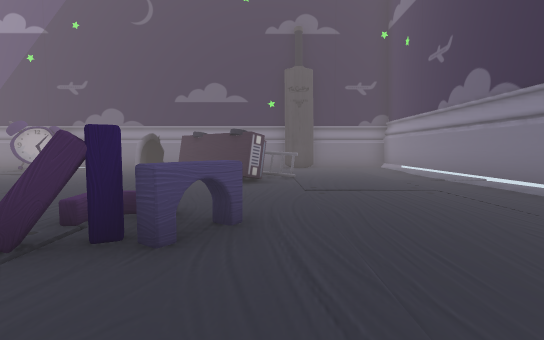
View 1 (above)

17 first-person views from a walk through a 3-D level made in the Unity game engine. The camera is 1.4 m above the floor, tilts 4° down and sees 85° across. The floor is counted in squares, 2 m on a side. Each view is taken from the middle of a square. On the plan, view 1 faces up. The plan holds only what a view shows up to about 10 squares ahead; the rest is blank. The player character is not drawn. Some animated figures are left out.

View 2
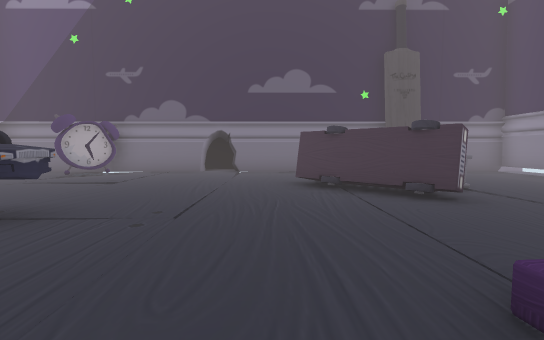

View 3
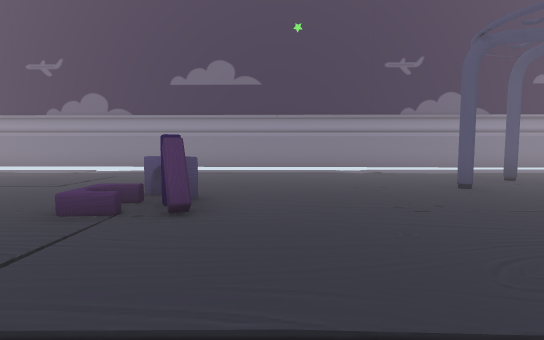

View 4
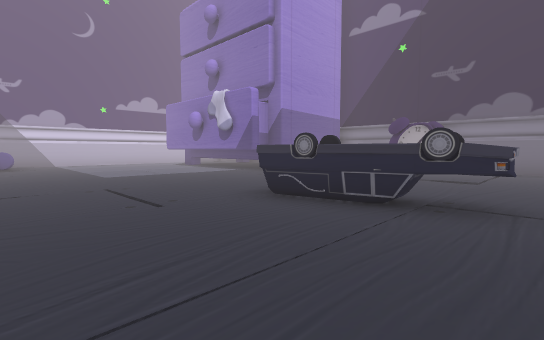

View 5
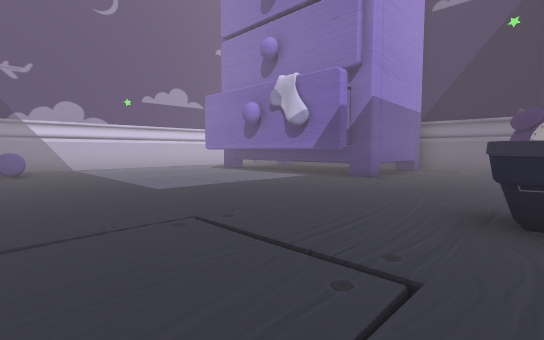

View 6
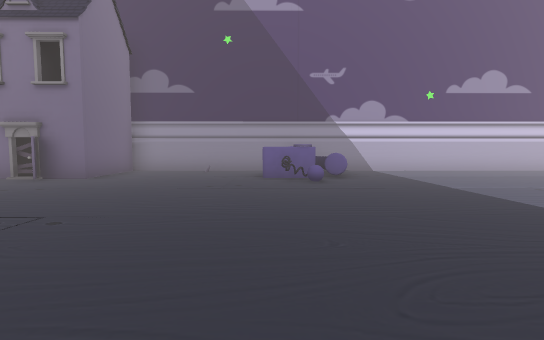

View 7
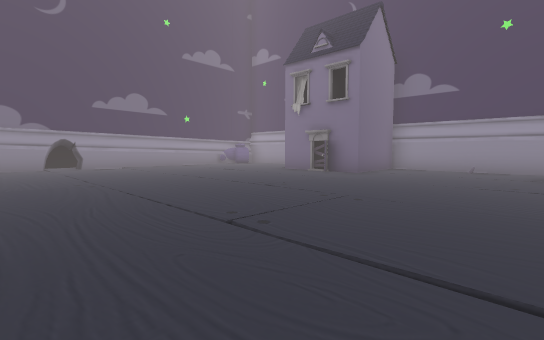

View 8
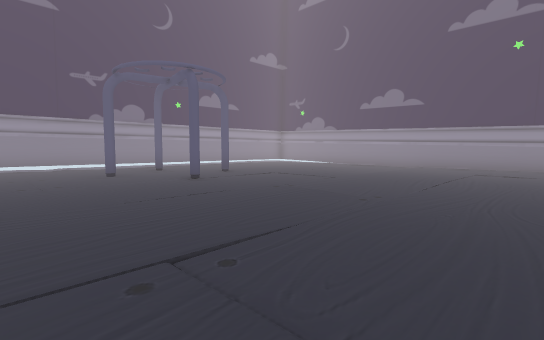

View 9
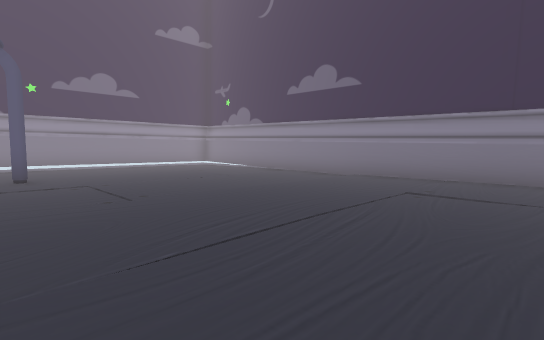

View 10
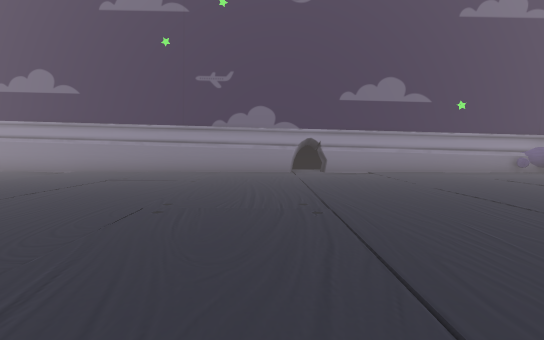

View 11
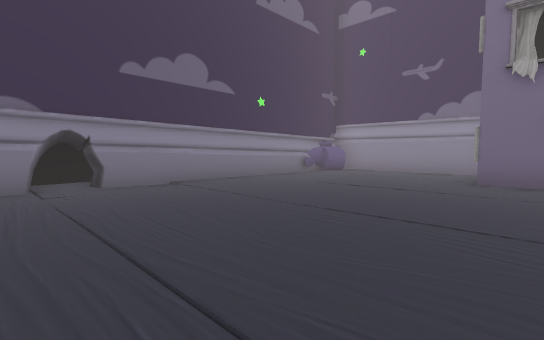

View 12
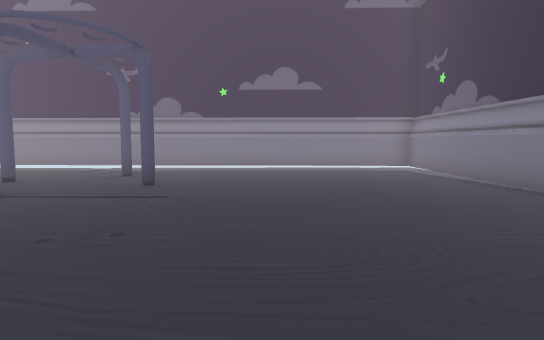

View 13
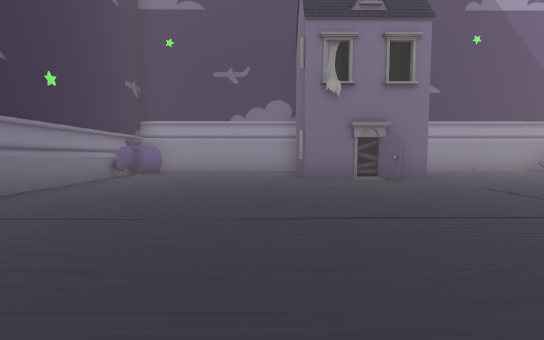

View 14
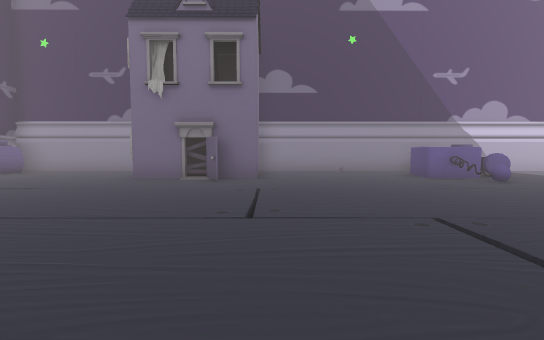

View 15
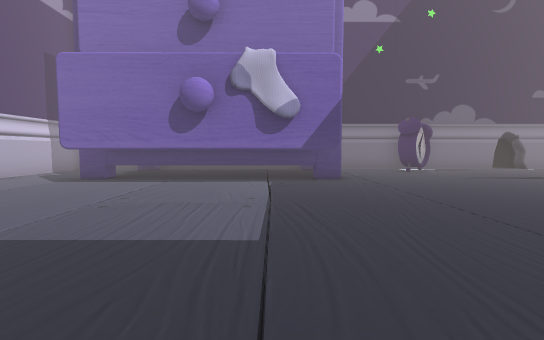

View 16
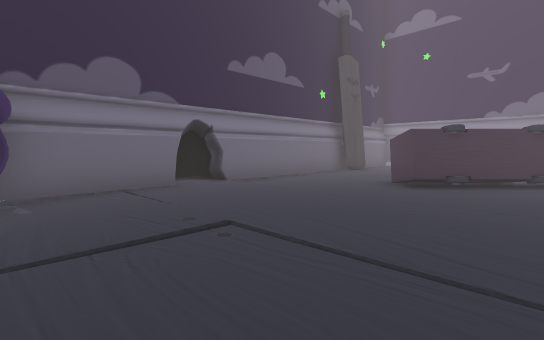

View 17
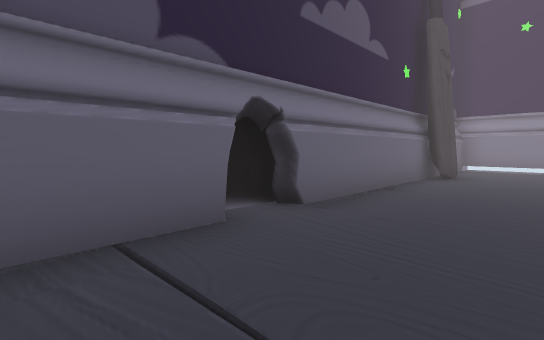

### Floor plan
Key: @ floor where view 1 was taken; # wall or solid block; . main floor; : floor 0.25 m higher than the main floor; - floor 0.5 m lower than the main floor; / step, stairs or slope; = window, fence, low wall or low ledge; ^ raised ledge; C clock; A arch.
Columns run from 20 left of view 1 to 5 right of it. Each row starts with its distance up from view 1.
 12         #### ######### ###
 11 # .#    #..#C.../....#...#
 10 #..     ^..C.............#
  9 #..     #............../.#
  8 #..######.........###../.#
  7 #..######..........#...//#
  6 #..................#.....#
  5 #...........###=.....-//.#
  4 #........................#
  3 #..................A....##
  2 #.=.........../...AA.../#
  1 #=^#........../......../#
  0 #=^=........../.....@../#
 -1 #...........///......../#
 -2 #:............../...#../#
 -3 #....../......../....../#
 -4 #....///......///.....#/#
 -5 ####./.-....../.........#
 -6    #.../............#...#
 -7 ####.../................#
 -8 #....../................#
 -9 #.......................#
-10 #.......................#
-11 #.......................#
-12 #########.............. #
-13         #################

Where each view was taken, in squares from view 1:
view 1: 0 up, 0 right, facing up
view 2: 2 up, 3 left, facing up
view 3: 1 up, 5 left, facing right
view 4: 1 up, 5 left, facing up-left
view 5: 1 up, 8 left, facing up-left
view 6: 0 up, 10 left, facing left
view 7: 0 up, 9 left, facing down-left
view 8: 0 up, 8 left, facing down-right
view 9: 5 down, 8 left, facing down-right
view 10: 3 down, 10 left, facing down
view 11: 6 down, 10 left, facing down-left
view 12: 8 down, 6 left, facing right
view 13: 8 down, 10 left, facing left
view 14: 4 down, 10 left, facing left
view 15: 1 up, 13 left, facing up
view 16: 6 up, 8 left, facing up-right
view 17: 9 up, 7 left, facing up-right
